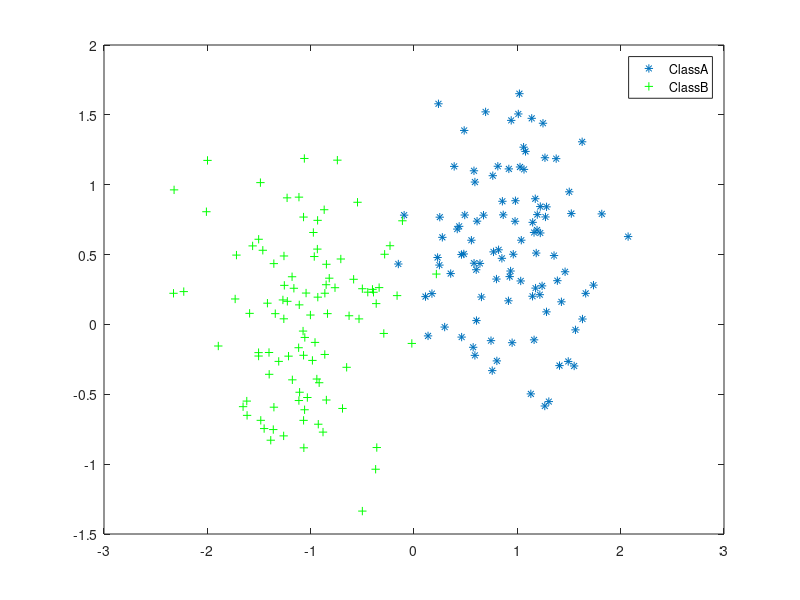

MATLAB code for this plot:
% generate two classes with one hundred data points
classA(1,:) = randn(1,100) .* 0.5 + 1.0;
classA(2,:) = randn(1,100) .* 0.5 + 0.5;
classB(1,:) = randn(1,100) .* 0.5 - 1.0;
classB(2,:) = randn(1,100) .* 0.5 + 0.0;

% put together all points to a single matrix
patterns = [classA, classB];

% create a matrix targets with the correct answers
% class A correspond to the value 1 and class B to the value ?1
targets = [ones(1,100),ones(1,100).*(-1)];

% The points should come in a random order
permute = randperm(200);
patterns = patterns(:, permute);
targets = targets(:, permute);

[insize, ndata] = size(patterns);
[outsize, ndata] = size(targets);

% look at where your data points end up
h1=plot (patterns(1, find(targets>0)), ...
    patterns(2, find(targets>0)), '*');
hold on;
h2= plot(patterns(1, find(targets<0)), ...
    patterns(2, find(targets<0)), '+g');
legend([h1,h2],'ClassA','ClassB')

